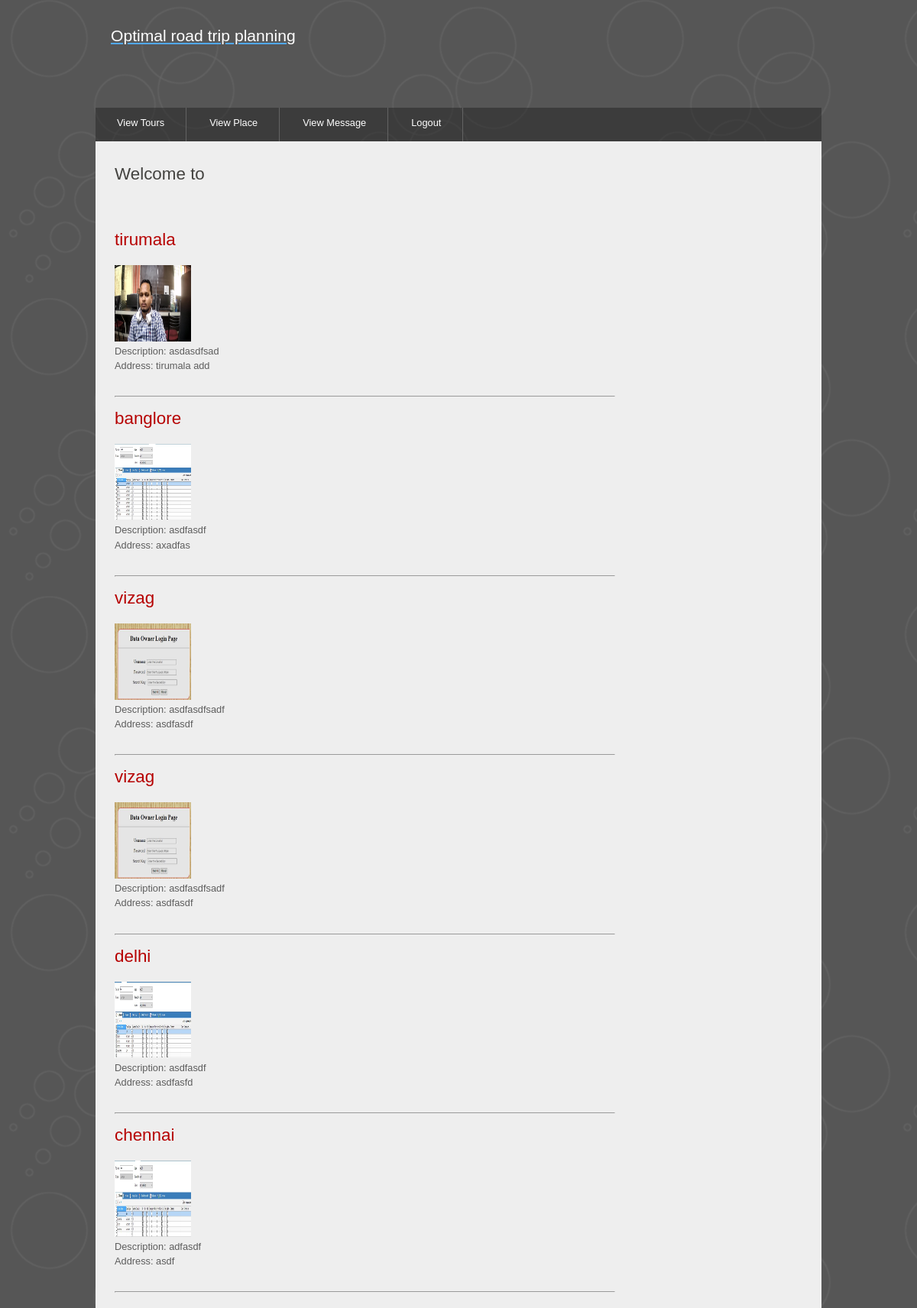
Page /viewplaces/ on the committed database.
### roadtrip/models.py (models this page shows)
class PlaceModel(Model):
    name = models.CharField(max_length=60)
    description = models.CharField(max_length=30)
    image = models.FileField(upload_to="images")
    lat=models.FloatField()
    long = models.FloatField()
    address=models.CharField(max_length=500)
    class Meta:
        db_table = "places"

### roadtrip/views.py (the view)
# urls.py: path('viewplaces/',viewplaces,name='view places'),
def viewplaces(request):
    places=[]
    for place in PlaceModel.objects.all():
        place.image = str(place.image).split("/")[1]
        places.append(place)
    return render(request, "places.html", {"places":places})

### templates/places.html (shortened to what this page needs)
{% load  static%}
<!DOCTYPE HTML>
<html>
<head>
<link rel="stylesheet" type="text/css" href="{% static 'style/style.css'%}" title="style" />
</head>
<body>
	<div id="main">
		<div id="header">
			<div id="logo">
				<div id="logo_text">
					<h3>
						<a href="#"><font color="white">Optimal road trip planning</font></a>
					</h3>
					<br/><br/>
				</div>
			</div>
			<div id="menubar">
				<ul id="menu">
                    <li><a href="/viewtours">View Tours</a></li>
                    <li><a href="/viewplaces">View Place</a></li>
                    <li><a href="/viewmessages">View Message</a></li>
                    <li><a href="/logout">Logout</a></li>
				</ul>
			</div>
		</div>
		<div id="site_content">
            <div id="content">
				<h1>Welcome to  <strong>{{request.session.username}}</strong>{{form.non_field_errors}}</h1>
                <h1><strong>{{message}}</strong></h1>
                {% for place in places %}
                    <h2>{{ place.name }}
                    </h2>
                     <img src="{% static ''%}{{ place.image }}" height="100" width="100">
                    <br/>
                    <p>
                        Description: {{ place.description }} <br/>
                        Address: {{ place.address}} <br/>
                    </p>
                <br><hr>
                {% endfor %}
            </div>
        </div>
	</div>
</body>
</html>

### static/style/style.css (style rules this page uses)
html { height: 100%; }
* { margin: 0; padding: 0; }
body { font: normal .80em 'trebuchet ms', arial, sans-serif; background: #646557 url(pattern.png) repeat fixed; color: #5D5D5D; }
p { padding: 0 0 15px 0; line-height: 1.5em; }
img { border: 0; }
h1, h2, h3, h4, h5, h6 { font: normal 175% 'century gothic', arial, sans-serif; color: #43423F; margin: 0 0 15px 0; padding: 5px 0 5px 0; }
h2 { font: normal 175% 'century gothic', arial, sans-serif; color: #B60000; padding: 15px 0 5px 0; }
h3 { font: normal 165% 'century gothic', arial, sans-serif; }
a, a:hover { background: transparent; outline: none; text-decoration: underline; color: #51A9FB; }
ul { margin: 2px 0 22px 17px; }
ul li { list-style-type: circle; margin: 0 0 6px 0; padding: 0 0 4px 5px; }
#main, #header, #logo, #menubar, #site_content, #footer { margin-left: auto; margin-right: auto; }
#main { width: 950px; margin: 20px auto; }
#header { width: 950px; height: 121px; }
#logo { width: 910px; position: relative; height: 100px; background: transparent; padding: 10px 0 10px 0; }
#menubar { height: 46px; width: 950px; margin: 1px auto 0 auto; background: transparent url(tab.png); }
ul#menu { float: left; margin: 0;padding: 0; }
ul#menu li { float: left; padding: 0 0 0 6px; list-style: none; margin: 0px 2px 0 0; }
ul#menu li a { font: normal 100% 'trebuchet ms', sans-serif; display: block; float: left; height: 27px; padding: 12px 28px 5px 22px; text-align: center; color: #FFF; border-right: 1px solid #636363; text-decoration: none; }
#site_content { width: 925px; overflow: hidden; margin: 44px auto 0 auto; padding: 10px 0 0 25px; background: #EEE; border-top: 0; border-bottom: 0; color: #5D5D5D; }
#content { text-align: left; width: 655px; padding: 15px 0 20px 0; margin: 0; }

### rows in the picture
PlaceModel: name "tirumala", image (picture), description "asdasdfsad", address "tirumala add"
PlaceModel: name "banglore", image (picture), description "asdfasdf", address "axadfas"
PlaceModel: name "vizag", image (picture), description "asdfasdfsadf", address "asdfasdf"
PlaceModel: name "vizag", image (picture), description "asdfasdfsadf", address "asdfasdf"
PlaceModel: name "delhi", image (picture), description "asdfasdf", address "asdfasfd"
PlaceModel: name "chennai", image (picture), description "adfasdf", address "asdf"
